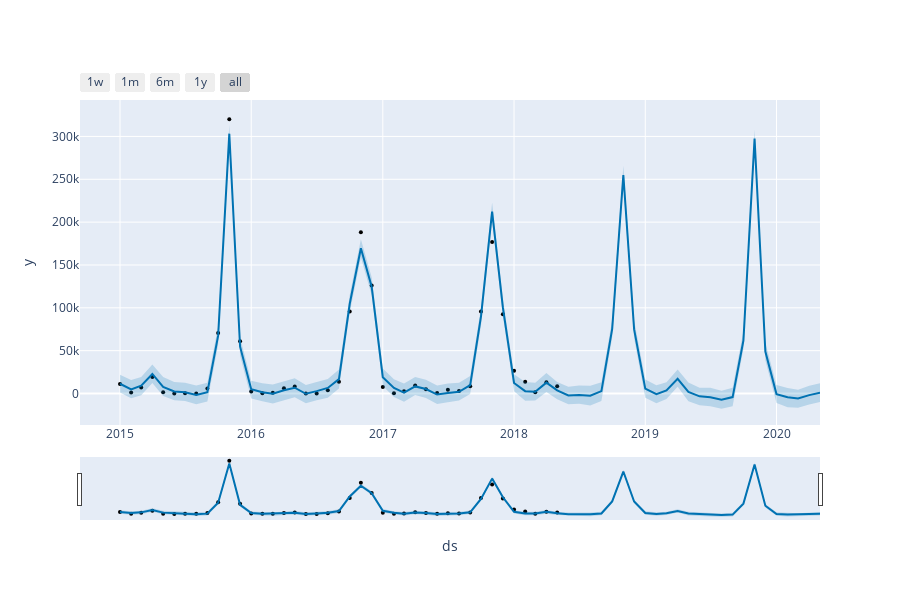

Notebook code cell kept with this figure:
### Code cell
plot_plotly(model, forecast)
